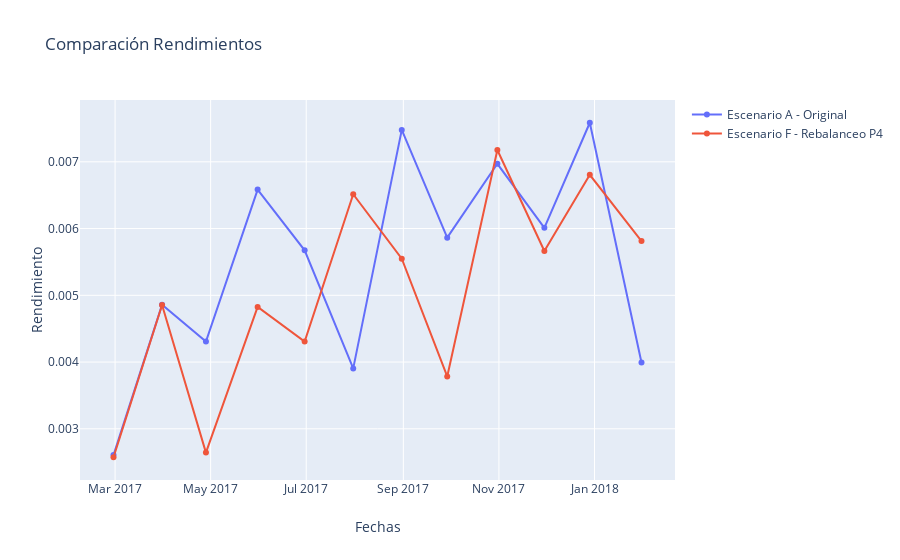

Source (notebook cell):
### Code cell
x = fechas
data1 = go.Scatter(x=x,y= Rends_mensual, mode= 'lines+markers', name= 'Escenario A - Original')
data6 = go.Scatter(x=x,y= Rends_mensual4, mode= 'lines+markers', name= 'Escenario F - Rebalanceo P4')


data= [data1,data6]
layout = go.Layout(title='Comparación Rendimientos', xaxis=dict(title='Fechas'),yaxis=dict(title='Rendimiento'))
fig = go.Figure(data=data,layout=layout)
iplot(fig, filename = 'Hist')

### Figure 1 — Plotly figure (JSON) as saved in the notebook; plotly's stock layout.template omitted (floating-point values rounded to 4 significant figures)
{"data": [{"mode": "lines+markers", "name": "Escenario A - Original", "type": "scatter", "x": ["2017-02-28", "2017-03-31", "2017-04-28", "2017-05-31", "2017-06-30", "2017-07-31", "2017-08-31", "2017-09-29", "2017-10-31", "2017-11-30", "2017-12-29", "2018-01-31", "2018-02-28"], "y": [0.002606, 0.004858, 0.004307, 0.006583, 0.005673, 0.003905, 0.007478, 0.005864, 0.00697, 0.006011, 0.007585, 0.003994]}, {"mode": "lines+markers", "name": "Escenario F - Rebalanceo P4", "type": "scatter", "x": ["2017-02-28", "2017-03-31", "2017-04-28", "2017-05-31", "2017-06-30", "2017-07-31", "2017-08-31", "2017-09-29", "2017-10-31", "2017-11-30", "2017-12-29", "2018-01-31", "2018-02-28"], "y": [0.002574, 0.004854, 0.002644, 0.004825, 0.004307, 0.006514, 0.005547, 0.003784, 0.007177, 0.005664, 0.006806, 0.005813]}], "layout": {"title": {"text": "Comparación Rendimientos"}, "xaxis": {"title": {"text": "Fechas"}}, "yaxis": {"title": {"text": "Rendimiento"}}}}
